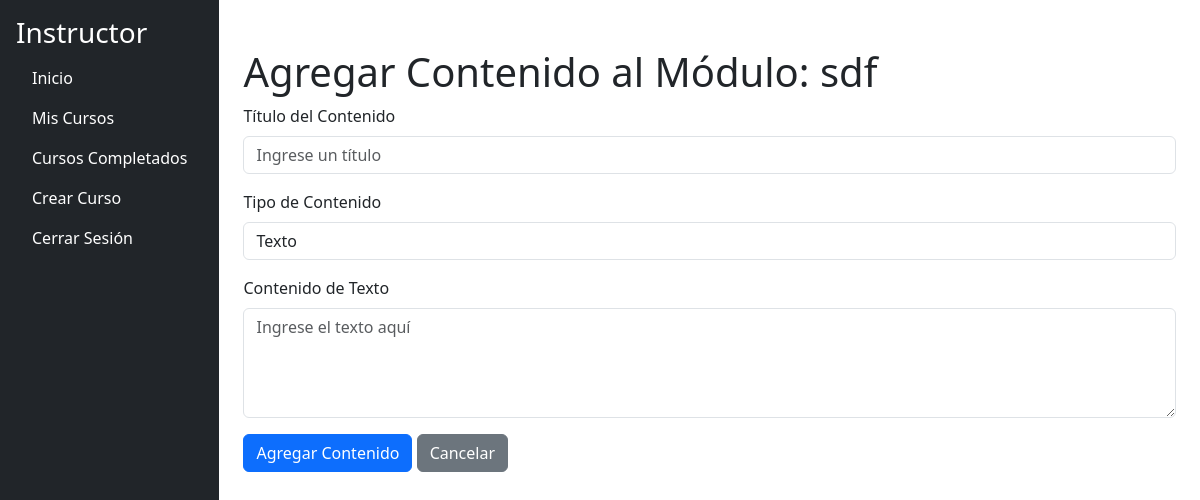
Before: /instructor/module/1/content/new (signed in) with the older database file.
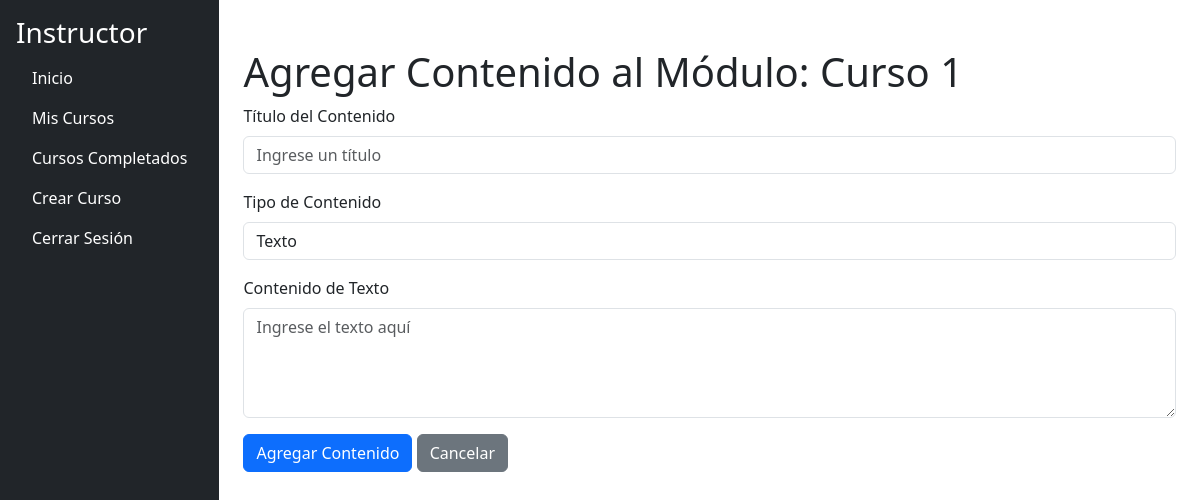
After: the same page with the newer database file.
### models.py (models this page shows, shortened)
class Module(db.Model):
    __tablename__ = 'modules'
    id = db.Column(db.Integer, primary_key=True)
    title = db.Column(db.String(200), nullable=False)
    description = db.Column(db.String(500), nullable=False)
    order = db.Column(db.Integer, nullable=False)
    course_id = db.Column(db.Integer, db.ForeignKey('courses.id', ondelete="CASCADE"), nullable=False)
    content_items = db.relationship('ContentItem', back_populates='module', lazy=True, cascade='all, delete-orphan')
    course = db.relationship('Course', back_populates='modules')

### app.py (the view, shortened to what this page needs)
@app.route('/instructor/module/<int:module_id>/content/new', methods=['GET', 'POST'])
@login_required
@role_required('instructor')
def new_content(module_id):
    module = Module.query.get_or_404(module_id)
    if module.course.instructor_id != current_user.id:
        flash('No tienes permiso para agregar contenido a este módulo.', 'danger')
        return redirect(url_for('instructor_courses'))
    return render_template('instructor/new_content.html', module=module)

### app.py (called while the page is built)
@login_manager.user_loader
def load_user(user_id):
    return User.query.get(int(user_id))

def role_required(role):
    def decorator(f):
        @wraps(f)
        def decorated_function(*args, **kwargs):
            if not current_user.is_authenticated or current_user.role.name != role:
                abort(403)
            return f(*args, **kwargs)
        return decorated_function
    return decorator

### app/templates/instructor/new_content.html (shortened to what this page needs)
{% extends "instructor/base_instructor.html" %}
{% block content %}
<h1 class="mt-4">Agregar Contenido al Módulo: {{ module.title }}</h1>
<form method="POST" enctype="multipart/form-data">
    <div class="form-group mb-3">
        <label for="title" class="form-label">Título del Contenido</label>
        <input type="text" id="title" name="title" class="form-control" placeholder="Ingrese un título" required>
    </div>
    <div class="form-group mb-3">
        <label for="content_type" class="form-label">Tipo de Contenido</label>
        <select id="content_type" name="content_type" class="form-control" required>
            <option value="text">Texto</option>
        </select>
    </div>
    <div class="form-group mb-3" id="text-content-section" style="display: none;">
        <label for="text_content" class="form-label">Contenido de Texto</label>
        <textarea id="text_content" name="text_content" class="form-control" rows="4" placeholder="Ingrese el texto aquí"></textarea>
    </div>
    <button type="submit" class="btn btn-primary">Agregar Contenido</button>
    <a href="{{ url_for('module_details', module_id=module.id) }}" class="btn btn-secondary">Cancelar</a>
</form>
{% endblock %}

Changed rows visible on the page:
changed Module: title "sdf" → "Curso 1"
